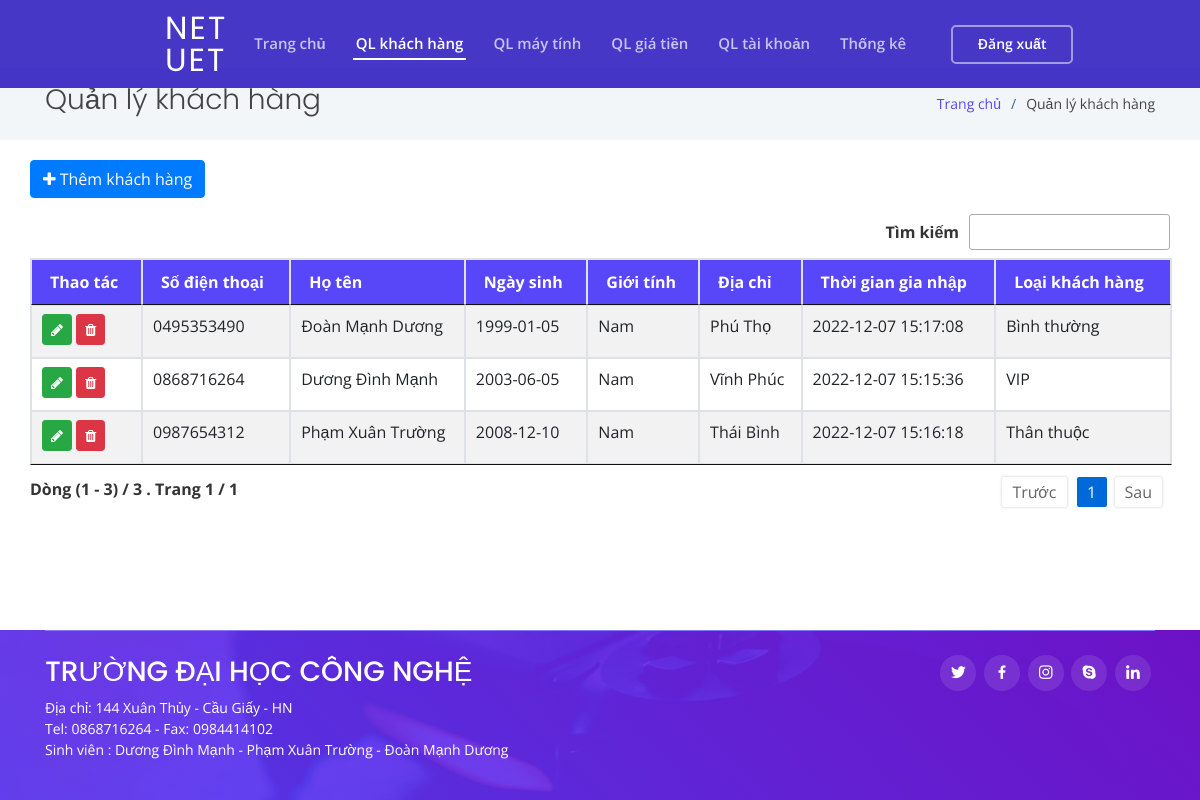
Page /ql-khach-hang.php (signed in) on the committed database.
### tables this page shows
CREATE TABLE `thongtinkhachhang` (
  `sdt` char(10) NOT NULL COMMENT 'khóa chính',
  `hoten` varchar(255) NOT NULL,
  `ngaysinh` date DEFAULT NULL COMMENT 'ngày/tháng/năm sinh KH',
  `diachi` varchar(255) DEFAULT NULL COMMENT 'địa chỉ KH',
  `thoigiandangky` timestamp NOT NULL DEFAULT current_timestamp() COMMENT 'thời gian đăng ký KH',
  `loaikhachhang` varchar(16) NOT NULL DEFAULT 'binhthuong' COMMENT 'KH bình thường/thân thuộc/VIP',
  `gioitinh` varchar(3) DEFAULT NULL COMMENT 'giới tính KH'
);

### ql-khach-hang.php (the view, shortened to what this page needs)
<?php
require_once('./include/function.php');
require_once('./header.php');
$querykhachhang = mysqli_query($conn, "SELECT * FROM `thongtinkhachhang` WHERE 1");
?>
<div class="row">
    <button id="submit" class="btn btn-primary mb-3" data-toggle="modal" data-target="#exampleModal" data-title="Thêm thông tin khách hàng" data-type="insert"><i class="fa fa-plus"></i> Thêm khách hàng</button>
    <table id="datatable" style="width:100%" class="table table-striped table-bordered">
        <thead>
            <tr>
                <th>Thao tác</th>
                <th>Số điện thoại</th>
                <th>Họ tên</th>
                <th>Ngày sinh</th>
                <th>Giới tính</th>
                <th>Địa chỉ</th>
                <th>Thời gian gia nhập</th>
                <th>Loại khách hàng</th>
            </tr>
        </thead>
        <tbody>
            <?php
            if ($querykhachhang && $querykhachhang->num_rows > 0) {
                while ($row = mysqli_fetch_assoc($querykhachhang)) {
            ?>
                    <tr>
                    <td>
                            <a href="#" class="btn btn-sm btn-success mb-1" title="Sửa" data-toggle="modal" data-target="#exampleModal" data-title="Cập nhật thông tin khách hàng" data-type="update" data-sdt="<?= $row['sdt'] ?>" data-hoten="<?= $row['hoten'] ?>" data-ngaysinh="<?= $row['ngaysinh'] ?>" data-gioitinh="<?= $row['gioitinh'] ?>" data-diachi="<?= $row['diachi'] ?>" data-thoigiandangky="<?= $row['thoigiandangky'] ?>" data-loaikhachhang="<?= $row['loaikhachhang'] ?>">
                                <i class="fa fa-pencil"></i>
                            </a>
                            <a href="#" class="btn btn-sm btn-danger mb-1" title="Xóa" data-toggle="modal" data-target="#exampleModal2" data-hoten="<?= $row['hoten'] ?>" data-sdt="<?= $row['sdt'] ?>">
                                <i class="fa fa-trash"></i>
                            </a>
                        </td>
                        <td><?= $row['sdt'] ?></td>
                        <td><?= $row['hoten'] ?></td>
                        <td><?= $row['ngaysinh'] ?></td>
                        <td><?= $row['gioitinh'] ?></td>
                        <td><?= $row['diachi'] ?></td>
                        <td><?= $row['thoigiandangky'] ?></td>
                        <td><?= $row['loaikhachhang'] ?></td>
                    </tr>
            <?php
                }
            }
            ?>
        </tbody>
    </table>
</div>
<?php
require_once('./footer.php');
?>

### assets/css/styleDatatable.css (style rules this page uses)
table.dataTable { width:100%;margin:0 auto;clear:both;border-collapse:separate;border-spacing:0 }
table.dataTable thead th,table.dataTable tfoot th { font-weight:bold }
table.dataTable thead th,table.dataTable thead td { padding:10px 18px;border-bottom:1px solid #111 }
table.dataTable thead .sorting,table.dataTable thead .sorting_asc,table.dataTable thead .sorting_desc,table.dataTable thead .sorting_asc_disabled,table.dataTable thead .sorting_desc_disabled { cursor:pointer;*cursor:hand;background-repeat:no-repeat;background-position:center right }
table.dataTable tbody tr { background-color:#fff }
table.dataTable tbody th,table.dataTable tbody td { padding:8px 10px }
table.dataTable.no-footer { border-bottom:1px solid #111 }
table.dataTable,table.dataTable th,table.dataTable td { box-sizing:content-box }

### assets/css/style.css (style rules this page uses)
body { font-family: "Open Sans", sans-serif; color: #444444; cursor: url(../cursor/xanhla.cur), auto; }
a { color: #5846f9; }
table.dataTable thead tr { background: #5846f9; color: #fff; }
table.dataTable thead th { vertical-align: middle; }

### rows in the picture
thongtinkhachhang: sdt "0495353490", hoten "Đoàn Mạnh Dương", ngaysinh "1999-01-05", gioitinh "Nam", diachi "Phú Thọ", thoigiandangky "2022-12-07 15:17:08", loaikhachhang "Bình thường"
thongtinkhachhang: sdt "0868716264", hoten "Dương Đình Mạnh", ngaysinh "2003-06-05", gioitinh "Nam", diachi "Vĩnh Phúc", thoigiandangky "2022-12-07 15:15:36", loaikhachhang "VIP"
thongtinkhachhang: sdt "0987654312", hoten "Phạm Xuân Trường", ngaysinh "2008-12-10", gioitinh "Nam", diachi "Thái Bình", thoigiandangky "2022-12-07 15:16:18", loaikhachhang "Thân thuộc"

### other values in the picture
$title "Quản lý khách hàng"
